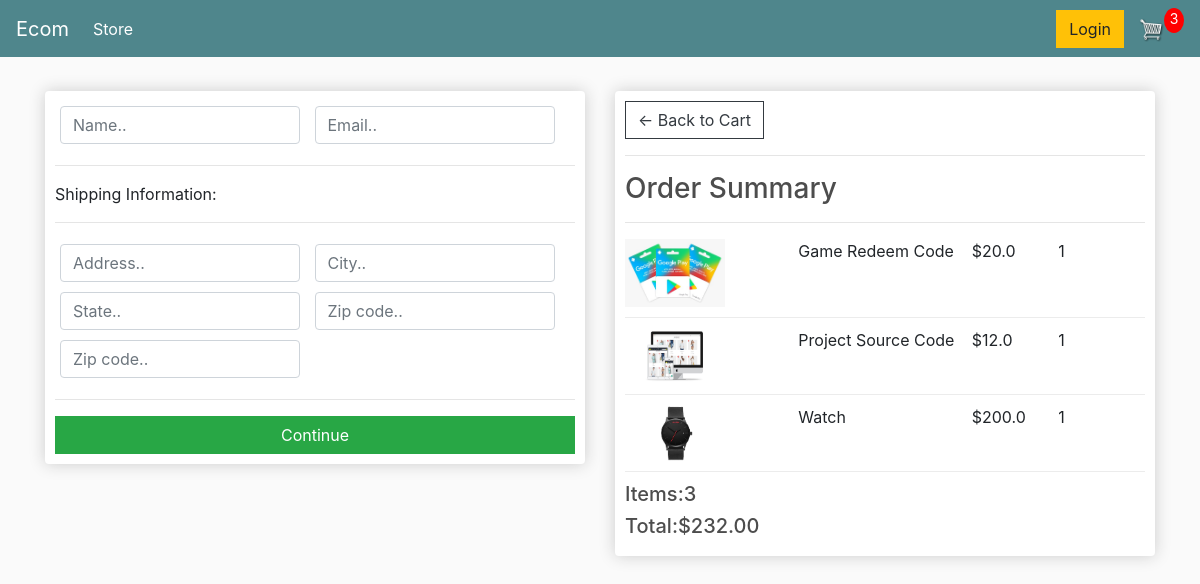
Screenshot of /checkout/ (signed in) with the database file from the repository.
### store/models.py (models this page shows, shortened)
class Order(models.Model):
    customer = models.ForeignKey(Customer,on_delete=models.SET_NULL,blank=True,null=True)
    date_ordered = models.DateTimeField(auto_now_add=True)
    complete = models.BooleanField(default=False,null=True,blank=True)
    transaction_id = models.CharField(max_length=200,null=True)
    @property
    def shipping(self):
        shipping = False
        orderitems = self.orderitem_set.all()
        for i in orderitems:
            if i.product.digital == False:
                shipping = True
        return shipping
    @property
    def get_cart_total(self):
        items = self.orderitem_set.all()
        total = sum([ item.get_total for item in items])
        return total
    def get_cart_items(self):
        items = self.orderitem_set.all()
        total = sum([ item.quantity for item in items])
        return total

class OrderItem(models.Model):
    product = models.ForeignKey(Product,on_delete=models.SET_NULL,blank=True,null=True)
    order = models.ForeignKey(Order,on_delete=models.SET_NULL,blank=True,null=True)
    quantity = models.IntegerField(default=0,blank=True,null=True)
    date_added = models.DateTimeField(auto_now_add=True)
    @property
    def get_total(self):
        total = self.product.price*self.quantity
        return total

class Product(models.Model):
    name = models.CharField(max_length=200,null=True)
    price = models.FloatField()
    digital = models.BooleanField(default=False,null=True,blank=True)
    image = models.ImageField(null=True,blank=True)
    @property
    def imageURL(self):
        try:
            url = self.image.url
        except:
            url = ""
        return url

### store/views.py (the view)
# urls.py: path('checkout/',views.checkout,name='checkout'),
def checkout(request):
    if request.user.is_authenticated:
        customer = request.user.customer
        order,created = Order.objects.get_or_create(customer=customer,complete=False)
        items = order.orderitem_set.all()
        cartItems = order.get_cart_items
    else:
        items = []
        order = {'get_cart_total': 0 , 'get_cart_items': 0,'shipping':False}
        cartItems = order['get_cart_items']
    context = {"items":items,"order":order,'cartItems':cartItems}
    return render(request, 'store/checkout.html',context)

### store/templates/store/checkout.html (shortened to what this page needs)
{% extends 'store/main.html' %}
{% load static %}
{% block content %}
     <div class="row">
          <div class="col-lg-6">
               <div class="box-element" id="form-wrapper">
                    <form id="form">
                         <div id="user-info">
                              <div class="form-field">
                                   <input required class="form-control" type="text" name="name" placeholder="Name..">
                              </div>
                              <div class="form-field">
                                   <input required class="form-control" type="email" name="email" placeholder="Email..">
                              </div>
                         </div>
                         <div id="shipping-info">
                              <hr>
                              <p>Shipping Information:</p>
                              <hr>
                              <div class="form-field">
                                   <input class="form-control" type="text" name="address" placeholder="Address..">
                              </div>
                              <div class="form-field">
                                   <input class="form-control" type="text" name="city" placeholder="City..">
                              </div>
                              <div class="form-field">
                                   <input class="form-control" type="text" name="state" placeholder="State..">
                              </div>
                              <div class="form-field">
                                   <input class="form-control" type="text" name="zipcode" placeholder="Zip code..">
                              </div>
                              <div class="form-field">
                                   <input class="form-control" type="text" name="country" placeholder="Zip code..">
                              </div>
                         </div>
                         <hr>
                         <input id="form-button" class="btn btn-success btn-block" type="submit" value="Continue">
                    </form>
               </div>
               <br>
          </div>
          <div class="col-lg-6">
               <div class="box-element">
                    <a  class="btn btn-outline-dark" href="{% url 'cart' %}">&#x2190; Back to Cart</a>
                    <hr>
                    <h3>Order Summary</h3>
                    <hr>
                    {% for item in items %}
                    <div class="cart-row">
                         <div style="flex:2"><img class="row-image" src="{{ item.product.imageURL }}"></div>
                         <div style="flex:2"><p>{{ item.product.name }}</p></div>
                         <div style="flex:1"><p>${{ item.product.price }}</p></div>
                         <div style="flex:1"><p>{{ item.quantity }}</p></div>
                    </div>
                    {% endfor %}
                    <h5>Items:{{ order.get_cart_items }}</h5>
                    <h5>Total:${{ order.get_cart_total|floatformat:2 }}</h5>
               </div>
          </div>
     </div>
{% endblock content %}

### store/templates/store/main.html (shortened to what this page needs)
<!DOCTYPE html>
{% load static %}
<html>
<head>
    <link rel="stylesheet" href="https://stackpath.bootstrapcdn.com/bootstrap/4.4.1/css/bootstrap.min.css">
    <link rel="stylesheet" type="text/css" href="{% static 'css/main.css' %}">
</head>
<body>
    <nav class="navbar navbar-expand-lg navbar-dark bg-dark">
      <a class="navbar-brand" href="{% url 'store' %}">Ecom</a>
      <div class="collapse navbar-collapse" id="navbarSupportedContent">
        <ul class="navbar-nav mr-auto">
          <li class="nav-item active">
            <a class="nav-link" href="{% url 'store' %}">Store <span class="sr-only">(current)</span></a>
          </li>
        </ul>
        <div class="form-inline my-2 my-lg-0">
            <a href="#"class="btn btn-warning">Login</a>
            <a href="{% url 'cart' %}">
                <img  id="cart-icon" src="{% static 'images/cart.png' %}">
            </a>
            <p id="cart-total">{{ cartItems }}</p>
        </div>
      </div>
    </nav>
     <div class="container">
            <br>
            {% block content %}
             {% endblock content %}
     </div>
</body>
</html>

### static/css/main.css (style rules this page uses)
body { background-color: hsl(0, 0%, 98%); }
h1,h2,h3,h4,h5,h6 { color:hsl(0, 0%, 30%); }
.box-element { box-shadow:hsl(0, 0%, 80%) 0 0 16px; background-color: #fff; border-radius: 4px; padding: 10px; }
.bg-dark { background-color: #4f868c!important; }
#cart-icon { width:25px; display: inline-block; margin-left: 15px; }
#cart-total { display: block; text-align: center; color:#fff; background-color: red; width: 20px; height: 25px; border-radius: 50%; font-size: 14px; }
.col-lg-4, .col-lg-6, .col-lg-8, .col-lg-12 { margin-top: 10px; }
.btn { border-radius: 0; }
.row-image { width: 100px; }
.form-field { width:250px; display: inline-block; padding: 5px; }
.cart-row { display: flex; align-items: flex-stretch; padding-bottom: 10px; margin-bottom: 10px; border-bottom: 1px solid #ececec; }

### rows the page displays
Order: id.quantity "3", get_cart_items "3", get_cart_total "232.00"
OrderItem: product.imageURL (picture), product.name "Game Redeem Code", product.price "20.0", quantity "1"
OrderItem: product.imageURL (picture), product.name "Project Source Code", product.price "12.0", quantity "1"
OrderItem: product.imageURL (picture), product.name "Watch", product.price "200.0", quantity "1"
